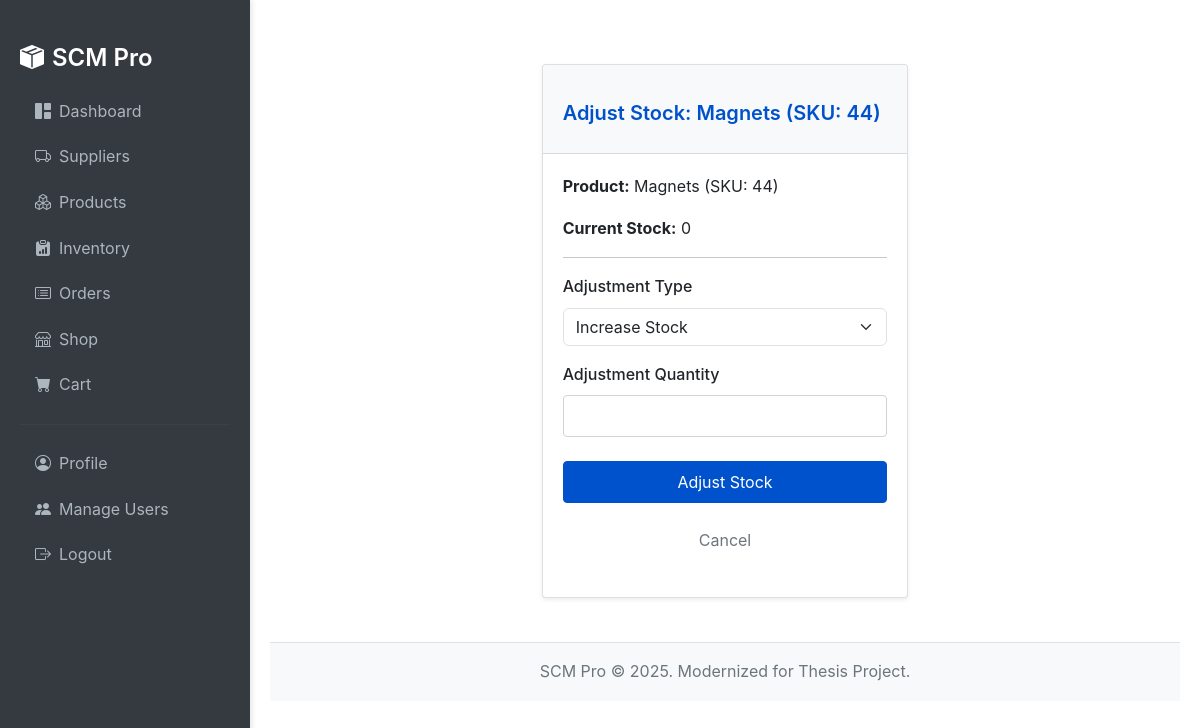
Page /inventory/adjust_stock/2 (signed in) on the committed database.
### src/models/product.py (models this page shows, shortened)
class Product(db.Model):
    id = db.Column(db.Integer, primary_key=True)
    name = db.Column(db.String(100), nullable=False, unique=True)
    description = db.Column(db.Text)
    sku = db.Column(db.String(50), unique=True, nullable=False)
    category = db.Column(db.String(50))
    price = db.Column(db.Float, nullable=False)
    supplier_id = db.Column(db.Integer, db.ForeignKey("supplier.id"), nullable=False)
    date_added = db.Column(db.DateTime, nullable=False, default=datetime.utcnow)
    supplier = db.relationship("Supplier", foreign_keys=[supplier_id])
    inventory_item = db.relationship("Inventory", backref="product_info", uselist=False, lazy=True)

### src/models/inventory.py (models this page shows, shortened)
class Inventory(db.Model):
    id = db.Column(db.Integer, primary_key=True)
    product_id = db.Column(db.Integer, db.ForeignKey("product.id"), nullable=False, unique=True) # One-to-one with Product
    quantity_on_hand = db.Column(db.Integer, nullable=False, default=0)
    reorder_level = db.Column(db.Integer, default=10) # Changed from low_stock_threshold and added
    location = db.Column(db.String(100), nullable=True) # Added location
    last_updated = db.Column(db.DateTime, nullable=False, default=datetime.utcnow, onupdate=datetime.utcnow)
    product = db.relationship("Product", backref=db.backref("inventory_record", uselist=False))

### src/routes/frontend_routes.py (the view, shortened to what this page needs)
@frontend_bp.route("/inventory/adjust_stock/<int:inventory_id>", methods=["GET", "POST"])
@role_required(["admin", "supplier"])
def adjust_stock(inventory_id):
    inventory_item = Inventory.query.get_or_404(inventory_id)
    product = Product.query.get_or_404(inventory_item.product_id)
    form = AdjustStockForm()
    if current_user.is_supplier:
        supplier_profile = Supplier.query.filter_by(user_id=current_user.id).first()
        if not supplier_profile or product.supplier_id != supplier_profile.id:
            flash("You do not have permission to adjust stock for this item.", "danger")
            abort(403)
    return render_template("adjust_stock_form.html", title=f"Adjust Stock for {product.name}",
                           form=form, legend=f"Adjust Stock: {product.name} (SKU: {product.sku})",
                           inventory_item=inventory_item, product=product)

### src/forms.py
class AdjustStockForm(FlaskForm):
    adjustment_type = SelectField("Adjustment Type", choices=[("increase", "Increase Stock"), ("decrease", "Decrease Stock")], validators=[DataRequired()])
    adjustment = IntegerField("Adjustment Quantity", validators=[DataRequired(), NumberRange(min=1)]) # Renamed from quantity_on_hand for clarity, and ensure it's a positive number for adjustment
    submit = SubmitField("Adjust Stock")

### src/models/user.py (called while the page is built)
    @property
    def is_admin(self):
        return self.role == "admin"

    @property
    def is_supplier(self):
        return self.role == "supplier"

### src/templates/adjust_stock_form.html (shortened to what this page needs)
{% extends "base.html" %}
{% block content %}
<div class="container mt-4">
    <div class="row justify-content-center">
        <div class="col-md-8 col-lg-6">
            <div class="card">
                <div class="card-header">
                    <h4>{{ legend }}</h4>
                </div>
                <div class="card-body">
                    <p><strong>Product:</strong> {{ product.name }} (SKU: {{ product.sku }})</p>
                    <p><strong>Current Stock:</strong> {{ inventory_item.quantity_on_hand }}</p>
                    <hr>
                    <form method="POST" action="{{ url_for('frontend.adjust_stock', inventory_id=inventory_item.id) }}" novalidate>
                        <div class="mb-3">
                            {{ form.adjustment_type.label(class="form-label") }}
                            {{ form.adjustment_type(class="form-select") }}
                        </div>
                        <div class="mb-3">
                            {{ form.adjustment.label(class="form-label") }}
                            {{ form.adjustment(class="form-control", type="number", min="1") }}
                        </div>
                        <div class="form-group mt-4">
                            {{ form.submit(class="btn btn-primary w-100") }}
                        </div>
                        <div class="form-group mt-2 text-center">
                           <a href="{{ url_for('frontend.view_inventory') }}" class="btn btn-outline-secondary">Cancel</a>                        </div>
                    </form>
                </div>
            </div>
        </div>
    </div>
</div>
{% endblock %}

### src/static/css/custom_modern.css (style rules this page uses)
body { font-family: -apple-system, BlinkMacSystemFont, "Segoe UI", Roboto, "Helvetica Neue", Arial, sans-serif; font-size: 16px; line-height: 1.6; color: #343a40; background-color: #FFFFFF; margin: 0; padding: 0; display: flex; flex-direction: column; height: 100vh; overflow-y: hidden; overflow-x: hidden; }
.container { width: 90%; max-width: 1200px; margin: 0 auto; padding: 20px; }
h1, h2, h3, h4, h5, h6 { color: #0052CC; margin-top: 1.5rem; margin-bottom: 1rem; font-weight: 600; }
h4 { font-size: 1.25rem; }
a { color: #007BFF; text-decoration: none; transition: color 0.2s ease-in-out; }
.btn { display: inline-block; font-weight: 400; text-align: center; vertical-align: middle; user-select: none; background-color: transparent; border: 1px solid transparent; padding: 0.5rem 1rem; font-size: 1rem; line-height: 1.5; border-radius: 0.25rem; transition: all 0.2s ease-in-out; cursor: pointer; }
.btn-primary { color: #fff; background-color: #0052CC; border-color: #0052CC; }
.form-control { display: block; width: 100%; padding: 0.5rem 0.75rem; font-size: 1rem; font-weight: 400; line-height: 1.5; color: #495057; background-color: #fff; background-clip: padding-box; border: 1px solid #ced4da; border-radius: 0.25rem; transition: border-color 0.15s ease-in-out, box-shadow 0.15s ease-in-out; box-sizing: border-box; }
.form-group { margin-bottom: 1rem; }
label { display: inline-block; margin-bottom: 0.5rem; font-weight: 500; }
.card { position: relative; display: flex; flex-direction: column; min-width: 0; word-wrap: break-word; background-color: #fff; background-clip: border-box; border: 1px solid rgba(0, 0, 0, 0.125); border-radius: 0.25rem; margin-bottom: 1.5rem; box-shadow: 0 0.125rem 0.25rem rgba(0,0,0,0.075); transition: transform 0.2s ease-in-out, box-shadow 0.2s ease-in-out; }
.card-header { padding: 0.75rem 1.25rem; margin-bottom: 0; background-color: #f8f9fa; border-bottom: 1px solid rgba(0, 0, 0, 0.125); font-size: 1.2rem; font-weight: 500; color: #0052CC; }
.card-body { flex: 1 1 auto; padding: 1.25rem; }
.text-center { text-align: center; }
.mt-2 { margin-top: 0.5rem !important; }
.mb-3 { margin-bottom: 1rem !important; }

### rows in the picture
Product: name "Magnets", sku "44"
Inventory: quantity_on_hand "0"

### other values in the picture
{{ legend }} "Adjust Stock: Magnets (SKU: 44)"
